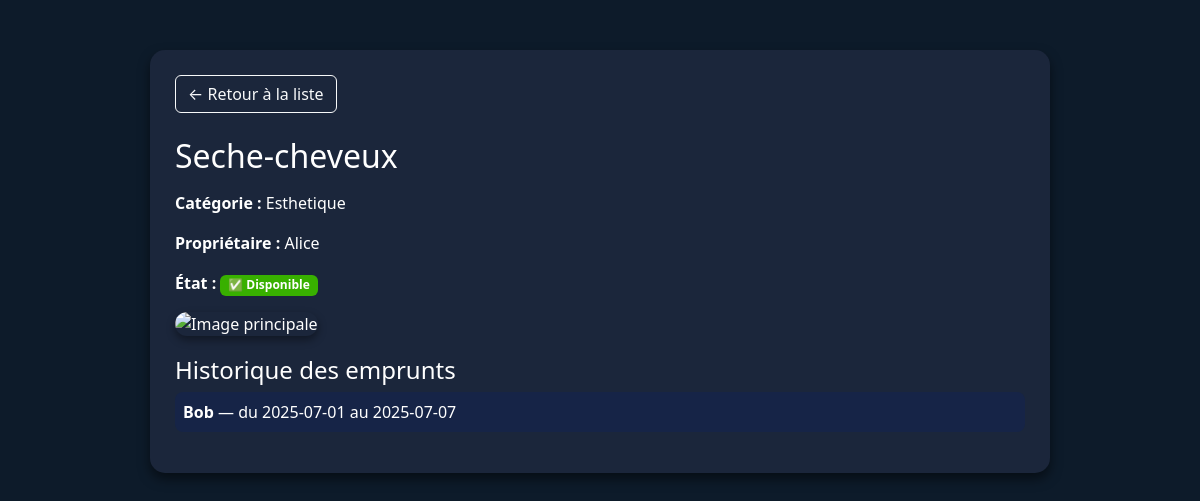
The page /fiche_objet.php?id=1 on the database its author committed.
### tables this page shows
CREATE TABLE objet (
    id_objet int PRIMARY KEY auto_increment,
    nom_objet VARCHAR (100),
    id_categorie int ,
    id_membre int

);

CREATE TABLE categorie_objet(
    id_categorie int PRIMARY KEY auto_increment,
    nom_categorie VARCHAR (100)
);

CREATE TABLE membre (
    id_membre int PRIMARY KEY auto_increment,
    nom VARCHAR (100),
    date_naissance DATE,
    genre ENUM('H', 'F'),
    email VARCHAR (100),
    ville VARCHAR (100),
    mdp VARCHAR (100),
    image_profil VARCHAR (100)

);

CREATE TABLE emprunt (
    id_emprunt int PRIMARY KEY auto_increment,
    id_objet int,
    id_membre int,
    date_emprunt date ,
    date_retour date

);

### fiche_objet.php (the view, shortened to what this page needs)
<?php
require 'db.php';
$id_objet = intval($_GET['id']);
$sql_objet = "
    SELECT o.nom_objet, c.nom_categorie, m.nom AS nom_membre,
           (SELECT date_retour FROM emprunt WHERE id_objet = o.id_objet AND date_retour IS NULL LIMIT 1) AS en_cours
    FROM objet o
    JOIN categorie_objet c ON o.id_categorie = c.id_categorie
    JOIN membre m ON o.id_membre = m.id_membre
    WHERE o.id_objet = $id_objet
";
$result_objet = mysqli_query($dataBase, $sql_objet);
$objet = mysqli_fetch_assoc($result_objet);
$sql_historique = "
    SELECT m.nom, e.date_emprunt, e.date_retour
    FROM emprunt e
    JOIN membre m ON e.id_membre = m.id_membre
    WHERE e.id_objet = $id_objet
    ORDER BY e.date_emprunt DESC
";
$result_historique = mysqli_query($dataBase, $sql_historique);
?>
<!DOCTYPE html>
<html lang="fr">
<head>
  <link href="https://cdn.jsdelivr.net/npm/bootstrap@5.3.0/dist/css/bootstrap.min.css" rel="stylesheet" />
</head>
<body>
<div class="container">
  <a href="liste_objet.php" class="btn btn-outline-light mb-4">← Retour à la liste</a>
  <h2 class="mb-3"><?= htmlspecialchars($objet['nom_objet']) ?></h2>
  <p><strong>Catégorie :</strong> <?= htmlspecialchars($objet['nom_categorie']) ?></p>
  <p><strong>Propriétaire :</strong> <?= htmlspecialchars($objet['nom_membre']) ?></p>
  <p>
    <strong>État :</strong>
    <?php if ($objet['en_cours']): ?>
      <span class="badge badge-borrowed">⛔ Emprunté jusqu’à <?= htmlspecialchars($objet['en_cours']) ?></span>
    <?php else: ?>
      <span class="badge badge-available">✅ Disponible</span>
    <?php endif; ?>
  </p>
  <div>
    <?php
      $images = [];
      $main_image = $images[0] ?? 'default.jpg';
    ?>
    <img src="uploads/<?= htmlspecialchars($main_image) ?>" id="mainImage" class="image-main" alt="Image principale">
  </div>
  <h4>Historique des emprunts</h4>
  <?php if (mysqli_num_rows($result_historique) > 0): ?>
    <ul class="list-unstyled history-list p-0">
      <?php while ($hist = mysqli_fetch_assoc($result_historique)) : ?>
        <li class="p-2">
          <strong><?= htmlspecialchars($hist['nom']) ?></strong>
          — du <?= htmlspecialchars($hist['date_emprunt']) ?>
          au <?= $hist['date_retour'] ? htmlspecialchars($hist['date_retour']) : '<em>en cours</em>' ?>
        </li>
      <?php endwhile; ?>
    </ul>
  <?php else: ?>
    <p class="fst-italic text-muted">Aucun historique d’emprunt pour cet objet.</p>
  <?php endif; ?>
</div>

### fiche_objet.php (style rules this page uses)
body { background-color: #0d1b2a; color: white; min-height: 100vh; }
.container { max-width: 900px; margin: 50px auto; background-color: #1b263b; padding: 25px; border-radius: 15px; box-shadow: 0 6px 12px rgba(0,0,0,0.5); }
.badge-available { background-color: #38b000; }
.image-main { width: 100%; height: 350px; object-fit: cover; border-radius: 15px; box-shadow: 0 4px 8px rgba(0,0,0,0.4); margin-bottom: 20px; }
.history-list li { background-color: #162447; margin-bottom: 8px; border-radius: 8px; }

### rows shown on the page
objet: nom_objet "Seche-cheveux", id_categorie.nom_categorie "Esthetique", id_membre.nom "Alice"
emprunt: id_membre.nom "Bob", date_emprunt "2025-07-01", date_retour "2025-07-07"
